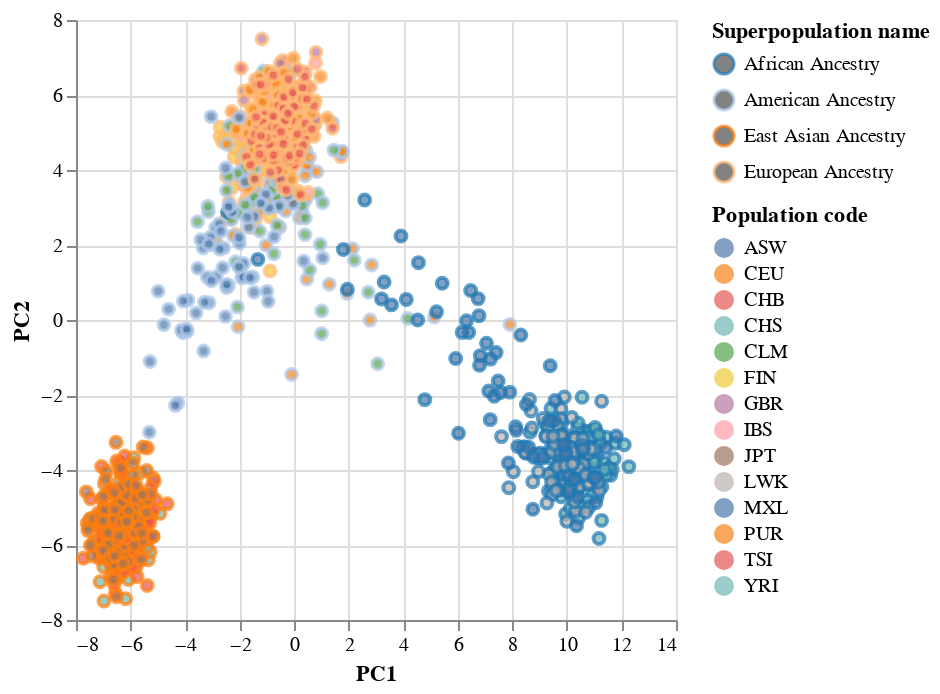

Source (notebook cell):
### Code cell
alt.Chart(df_plot).mark_point().encode(
    x='PC1',
    y='PC2',
    color=alt.Color('Superpopulation name', scale=alt.Scale(scheme='category20')),
    fill = 'Population code'
)

### Figure 1 — Vega-Lite specification as saved in the notebook (floating-point values rounded to 4 significant figures; data arrays with more than 128 entries replaced by an {"elided": "..."} marker saying what was removed)
{"config": {"view": {"continuousWidth": 300, "continuousHeight": 300}}, "data": {"name": "data-17b605858b6a7f2774f03131fa9640a2"}, "mark": {"type": "point"}, "encoding": {"color": {"field": "Superpopulation name", "scale": {"scheme": "category20"}, "type": "nominal"}, "fill": {"field": "Population code", "type": "nominal"}, "x": {"field": "PC1", "type": "quantitative"}, "y": {"field": "PC2", "type": "quantitative"}}, "$schema": "https://vega.github.io/schema/vega-lite/v5.15.1.json", "datasets": {"data-17b605858b6a7f2774f03131fa9640a2": {"elided": "1092 records"}}}
